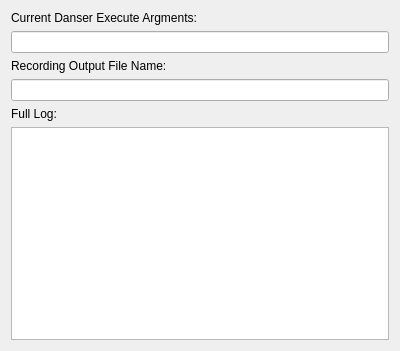
<?xml version="1.0" encoding="UTF-8"?>
<ui version="4.0">
 <author>SpaceSkyNet</author>
 <class>debugModeWindow</class>
 <widget class="QWidget" name="debugModeWindow">
  <property name="geometry">
   <rect>
    <x>0</x>
    <y>0</y>
    <width>400</width>
    <height>351</height>
   </rect>
  </property>
  <property name="windowTitle">
   <string notr="true">Debug Mode Window</string>
  </property>
  <layout class="QVBoxLayout" name="verticalLayout">
   <item>
    <layout class="QVBoxLayout" name="currentDanserExecArgumentsVerticalLayout">
     <item>
      <widget class="QLabel" name="currentDanserExecArgumentsLabel">
       <property name="text">
        <string notr="true">Current Danser Execute Argments:</string>
       </property>
      </widget>
     </item>
     <item>
      <widget class="QLineEdit" name="currentDanserExecArgumentsLineEdit">
       <property name="readOnly">
        <bool>true</bool>
       </property>
      </widget>
     </item>
    </layout>
   </item>
   <item>
    <layout class="QVBoxLayout" name="recordingOutputNameVerticalLayout">
     <item>
      <widget class="QLabel" name="recordingOutputNameLabel">
       <property name="text">
        <string notr="true">Recording Output File Name:</string>
       </property>
      </widget>
     </item>
     <item>
      <widget class="QLineEdit" name="recordingOutputNameLineEdit">
       <property name="readOnly">
        <bool>true</bool>
       </property>
      </widget>
     </item>
    </layout>
   </item>
   <item>
    <layout class="QVBoxLayout" name="fullLogVerticalLayout">
     <item>
      <widget class="QLabel" name="fullLogLabel">
       <property name="text">
        <string notr="true">Full Log:</string>
       </property>
      </widget>
     </item>
     <item>
      <widget class="QPlainTextEdit" name="fullLogPlainTextEdit">
       <property name="readOnly">
        <bool>true</bool>
       </property>
      </widget>
     </item>
    </layout>
   </item>
  </layout>
 </widget>
 <resources/>
 <connections/>
</ui>
